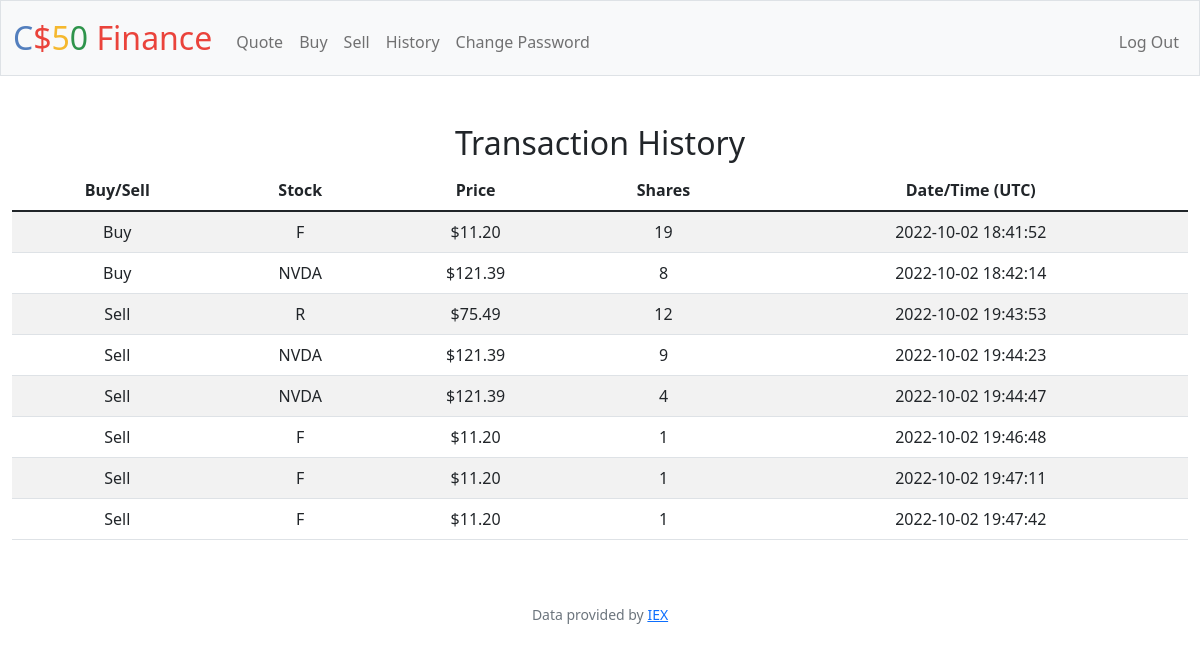
The app's page /history (signed in) with its own data.
### tables this page shows
CREATE TABLE transactions (user_id INTEGER NOT NULL, type TEXT NOT NULL, stock TEXT NOT NULL, price NUMERIC NOT NULL, shares NUMERIC NOT NULL, date DATETIME, FOREIGN KEY(user_id) REFERENCES users(id));

### app.py (the view)
@app.route("/history")
@login_required
def history():
    userId = session.get("user_id")
    transactions = db.execute("SELECT * FROM transactions WHERE user_id = ?", userId)
    """Show history of transactions"""
    return render_template("history.html", transactions=transactions)

### app.py (called while the page is built)
@app.after_request
def after_request(response):
    response.headers["Cache-Control"] = "no-cache, no-store, must-revalidate"
    response.headers["Expires"] = 0
    response.headers["Pragma"] = "no-cache"
    return response

### helpers.py (called while the page is built)
def login_required(f):
    @wraps(f)
    def decorated_function(*args, **kwargs):
        if session.get("user_id") is None:
            return redirect("/login")
        return f(*args, **kwargs)
    return decorated_function

### templates/history.html (shortened to what this page needs)
{% extends "layout.html" %}
{% block main %}
<h2>Transaction History</h2>
<table class="table table-striped">
    <thead>
        <tr>
            <th>Buy/Sell</th>
            <th>Stock</th>
            <th>Price</th>
            <th>Shares</th>
            <th>Date/Time (UTC)</th>
        </tr>
    </thead>
    <tbody>
            {% for tx in transactions %}
        <tr>
            <td>{{ tx["type"] }}</td>
            <td>{{ tx["stock"] }}</td>
            <td>{{ tx["price"] }}</td>
            <td>{{ tx["shares"] }}</td>
            <td>{{ tx["date"] }}</td>
        </tr>
            {% endfor %}
        </tbody>
        </table>
{% endblock %}

### records on screen
transactions: type "Buy", stock "F", price "$11.20", shares "19", date "2022-10-02 18:41:52"
transactions: type "Buy", stock "NVDA", price "$121.39", shares "8", date "2022-10-02 18:42:14"
transactions: type "Sell", stock "R", price "$75.49", shares "12", date "2022-10-02 19:43:53"
transactions: type "Sell", stock "NVDA", price "$121.39", shares "9", date "2022-10-02 19:44:23"
transactions: type "Sell", stock "NVDA", price "$121.39", shares "4", date "2022-10-02 19:44:47"
transactions: type "Sell", stock "F", price "$11.20", shares "1", date "2022-10-02 19:46:48"
transactions: type "Sell", stock "F", price "$11.20", shares "1", date "2022-10-02 19:47:11"
transactions: type "Sell", stock "F", price "$11.20", shares "1", date "2022-10-02 19:47:42"
